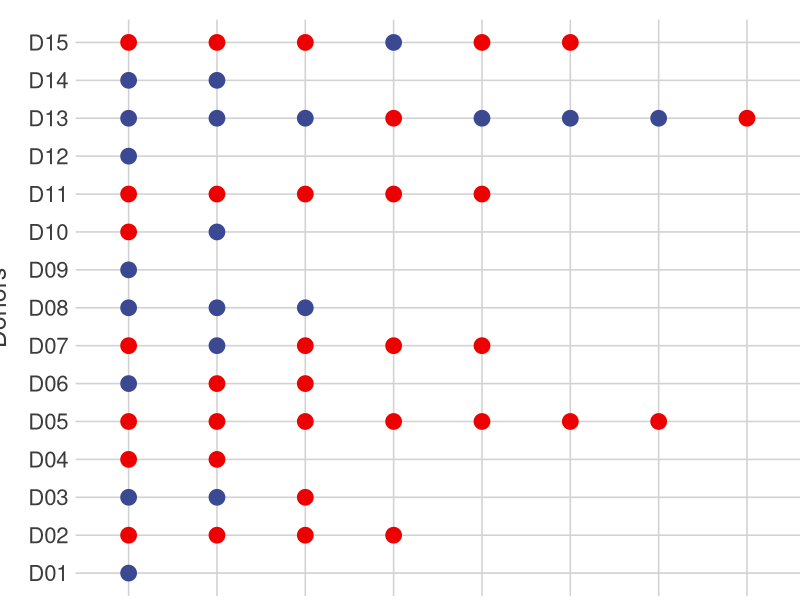
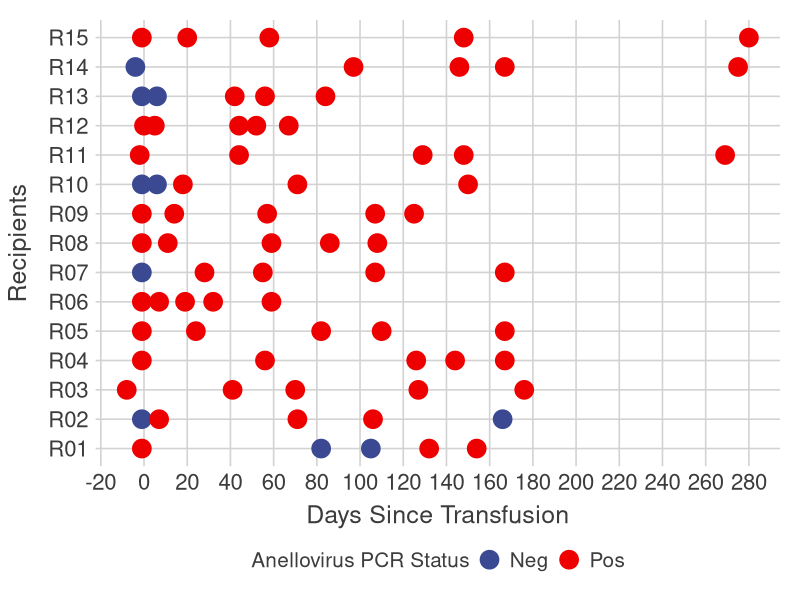

The R script that drew these images, in order: (Note: this script raises an error after producing the figures.)
## ---- chunk 1
knitr::opts_chunk$set(echo = TRUE)

library(dplyr)
library(ggplot2)
library(reshape2)
library(ggthemes)
library(ggsci)
library(RColorBrewer)
library(here)
library(stringr)
library(iterators)
library(magrittr)
library(cowplot)
library(viridis)
library(ggsci)
library(magrittr)
library(ggridges)
library(foreach)
## ---- chunk 2
timeline_metadata_df <- read.csv(here("data",
                                      "figure_1",
                                      "RingTx_transfusion1_metadata.csv"), header = TRUE)
timeline_metadata_df %<>% mutate(transfusion_set = gsub("^(R\\d{2})[T|D]\\d{2}.*", "\\1", RING_ID))
timeline_metadata_m <- timeline_metadata_df %>%
  filter(!(is.na(RING_ID))) %>% 
  distinct(RING_ID, day_of_draw, .keep_all = TRUE) %>%
  melt(id.vars = c("RING_ID", "transfusion_set"), measure.vars = c("day_of_draw")) %>%
  mutate(timepoint = case_when(grepl("D\\d{2}", RING_ID) ~ "donor",
                               TRUE ~ gsub("^R\\d{2}(T\\d{2})", "\\1", RING_ID)))

## Add some other metadata here some breakdowns about our patients (i.e. Sex or Age)
donor_recip_metadata_df <- read.csv(here("data",
                                         "figure_1",
                                         "RingTx_transfusion1_donor_recip_metadata.csv"), header = TRUE)
donor_recip_metadata_df %<>% mutate(category = case_when(grepl("R\\d{2}D\\d{2}", ID) ~ "donor",
                                                         TRUE ~ "recipient"))
donor_recip_metadata_df %<>% mutate(subject = gsub("^(R\\d{2})[T|D].*", "\\1", ID))
donor_recip_metadata_df %<>%   mutate(timepoint = case_when(grepl("D\\d{2}", ID) ~ "donor",
                               TRUE ~ gsub("^R\\d{2}(T\\d{2})", "\\1", ID)))

timeline_metadata_df %>% head()
donor_recip_metadata_df %>% head()
## ---- chunk 3

p1 <- donor_recip_metadata_df %>% 
  mutate(timepoint = gsub("^R\\d{2}([T|D]\\d{2}).*", "\\1", ID)) %>%
  filter(grepl("D\\d{2}", timepoint)) %>%
  mutate(subject = gsub("R(\\d{2})", "D\\1", subject)) %>%
  group_by(subject) %>%
  ggplot(aes(x = timepoint, y = subject, color = Anello.Status)) +
    geom_point(size = 5) +
    theme_fivethirtyeight() +
    ylab("Donors") + 
    scale_color_aaas(name = "Anellovirus PCR Status") +
    theme(plot.background = element_rect(fill = "white"),
          panel.background = element_rect(fill = "white"),
          strip.background.x = element_rect(fill = "white"),
          legend.background = element_rect(fill = "white"),
          legend.key = element_rect(fill = "white"),
          axis.text.x = element_blank(),
          axis.text.y = element_text(size = 16),
          axis.title.y = element_text(size = 18, vjust = 3),
          axis.title.x = element_blank(),
          legend.title = element_text(size = 15),
          legend.text = element_text(size = 15),
          legend.position = "none",
          plot.margin = unit(c(0.5, 0, 0, 0), "cm"))

p2 <- timeline_metadata_m %>%
  filter(timepoint != "donor") %>%
  left_join(donor_recip_metadata_df, by = c("RING_ID" = "ID")) %>%
  ggplot(aes(x = value, y = transfusion_set, color = Anello.Status)) +
    geom_point(size = 6) +
    xlab("Days Since Transfusion") +
    ylab("Recipients") +
    theme_fivethirtyeight() +
    scale_color_aaas(name = "Anellovirus PCR Status") +
    scale_x_continuous(breaks = seq(-20, 280, by = 20)) +
    theme(plot.background = element_rect(fill = "white"),
          panel.background = element_rect(fill = "white"),
          strip.background.x = element_rect(fill = "white"),
          legend.background = element_rect(fill = "white"),
          legend.key = element_rect(fill = "white"),
          axis.text.x = element_text(size = 16),
          axis.text.y = element_text(size = 16),
          axis.title = element_text(size = 18),
          axis.title.y = element_text(vjust = 3),
          axis.title.x = element_text(vjust = -0.08),
          legend.title = element_text(size = 15),
          legend.text = element_text(size = 15),
          legend.position = "bottom")

g1 <- ggarrange(p1, p2, common.legend = T, legend = "bottom", align = "hv", ncol = 2, widths = c(.2, .8))
ggsave(here("figures",
            "fig2a.pdf"), plot = g1, units = "mm", height = 160, width = 448, scale = 1)
g1
## ---- chunk 4
transfusion_1_contig_orf1_stats <- read.csv(here("data",
                                                 "figure_1",
                                                 "RingTx_transfusion1_contig_and_orf_stats.csv"), header = TRUE)
transfusion_1_contig_orf1_stats %<>% mutate(transf_set = gsub("^(R\\d{2})[T|D].*", "\\1", RING_ID))
transfusion_1_contig_orf1_stats %<>% mutate(subject = case_when(grepl("R\\d{2}D\\d{2}", RING_ID) ~ RING_ID,
                                                                TRUE ~ gsub("^(R\\d{2})[T|D].*", "\\1", RING_ID)))
transfusion_1_contig_orf1_stats %<>% mutate(time_point = case_when(grepl("R\\d{2}D\\d{2}", RING_ID) ~ gsub("R\\d{2}(D\\d{2})", "\\1", RING_ID),
                                                                   TRUE ~ gsub("R\\d{2}(T\\d{2})", "\\1", RING_ID)))
transfusion_1_contig_orf1_stats %<>% mutate(category = case_when(grepl("R\\d{2}D\\d{2}", RING_ID) ~ "donor",
                                                                 TRUE ~ "recipient"))

transfusion_1_contig_orf1_stats %>% head()
## ---- chunk 5

color_palette <- c("#3B4992", "#004512", "#E71E26", "#F59999",
                   "#F58020", "#CAB3D6", "#FDBF6F", "#B3D88B",
                   "#1979B5", "#B15B29", "#F9F49B", "#33A148",
                   "#6B3F98", "#A5CEE4")

recip_histo_p_low <- transfusion_1_contig_orf1_stats %>%
  filter(category == "recipient" & subject != "R01") %>%
  ggplot(aes(x = anello_orf1, y = subject, fill = subject, order = rev(time_point))) +
    geom_bar(stat = "identity", position = position_stack(reverse = TRUE)) +
    theme_fivethirtyeight() +
    scale_fill_manual(values = color_palette) +
    coord_cartesian(xlim = c(0,50)) +
    xlab("No. of Anello Strains") +
    ylab("Recipient") +
    theme(plot.background = element_rect(fill = "white"),
          panel.background = element_rect(fill = "white"),
          strip.background.x = element_rect(fill = "white"),
          legend.background = element_rect(fill = "white"),
          axis.text.x = element_text(size = 15),
          axis.text.y = element_text(size = 15),
          axis.title = element_text(size = 18, face = "bold"),
          axis.title.y = element_text(vjust = 1.5),
          axis.title.x = element_text(vjust = -0.05),
          strip.text = element_text(size = 15, face = "bold"),
          legend.position = "none",
          legend.direction = "vertical",
          legend.title = element_text(size = 15),
          legend.text= element_text(size = 13))

recip_histo_p_high <- transfusion_1_contig_orf1_stats %>%
  filter(category == "recipient" & subject != "R01") %>%
  ggplot(aes(x = anello_orf1, y = subject, fill = subject, order = rev(time_point))) +
  geom_bar(stat = "identity", position = position_stack(reverse = TRUE)) +
  theme_fivethirtyeight() +
  scale_fill_manual(values = color_palette) +
  coord_cartesian(xlim = c(130, 300)) +
  xlab("No. of Anello Strains") +
  ylab("Recipient") +
  theme(plot.background = element_rect(fill = "white"),
        panel.background = element_rect(fill = "white"),
        strip.background.x = element_rect(fill = "white"),
        legend.background = element_rect(fill = "white"),
        axis.text.x = element_text(size = 15),
        axis.text.y = element_blank(),
        axis.title = element_blank(),
        strip.text = element_text(size = 15, face = "bold"),
        legend.position = "none",
        legend.direction = "vertical",
        legend.title = element_text(size = 15),
        legend.text= element_text(size = 13),
        plot.margin = unit(c(0, 3, 0, -3), "mm"))

recip_orf_count_p <- ggarrange(recip_histo_p_low, recip_histo_p_high, align = "h", widths = c(.6, .4))

dcolor_palette <- c("#3B4992", "#E71E26", "#F59999",
                    "#F58020", "#CAB3D6",
                    "#1979B5", "#B15B29", "#33A148",
                    "#6B3F98", "#A5CEE4")

donor_histo_p_low <- transfusion_1_contig_orf1_stats %>%
  filter(category == "donor" & anello_orf1 > 0) %>%
  ggplot(aes(x = anello_orf1, y = subject, fill = transf_set)) +
  geom_bar(stat = "identity", position = position_stack(reverse = TRUE)) +
  theme_fivethirtyeight() +
  scale_fill_manual(name = "", values = dcolor_palette) +
  coord_cartesian(xlim = c(0,15)) +
  scale_x_continuous(breaks = seq(0, 15, by=5)) +
  xlab("No. of Anello Strains") +
  ylab("Donors") +
  theme(plot.background = element_rect(fill = "white"),
        panel.background = element_rect(fill = "white"),
        strip.background.x = element_rect(fill = "white"),
        legend.background = element_rect(fill = "white"),
        axis.text.x = element_text(size = 15),
        axis.text.y = element_text(size = 15),
        axis.title = element_blank(),
        axis.title.y = element_text(size = 15, face = "bold", vjust = 1.5),
        strip.text = element_text(size = 15, face = "bold"),
        legend.position = "none",
        legend.title = element_text(size = 15),
        legend.text= element_text(size = 13),
        plot.margin = unit(c(0, 0, 0, 3), "mm"))

donor_histo_p_high <- transfusion_1_contig_orf1_stats %>%
  filter(category == "donor" & anello_orf1 > 0) %>%
  ggplot(aes(x = anello_orf1, y = subject, fill = transf_set)) +
  geom_bar(stat = "identity", position = position_stack(reverse = TRUE)) +
  theme_fivethirtyeight() +
  scale_fill_manual(name = "", values = dcolor_palette) +
  coord_cartesian(xlim = c(30,110)) + 
  scale_x_continuous(breaks = seq(30,110, by=30)) +
  theme(plot.background = element_rect(fill = "white"),
        panel.background = element_rect(fill = "white"),
        strip.background.x = element_rect(fill = "white"),
        legend.background = element_rect(fill = "white"),
        axis.text.x = element_text(size = 15),
        axis.text.y = element_blank(),
        axis.title = element_blank(),
        strip.text = element_text(size = 15, face = "bold"),
        legend.position = "none",
        legend.title = element_text(size = 15),
        legend.text= element_text(size = 13),
        plot.margin = unit(c(6, 0, 12.5, 3), "mm"))

donor_orf_count_p <- ggarrange(donor_histo_p_low, donor_histo_p_high, align = "h", widths = c(.7, .3))

g2 <- ggarrange(donor_orf_conunt_p, recip_orf_count_p, align = "h", widths = c(.3, .7))

ggsave(here("figures",
            "fig2b.pdf"), plot = g2, units = "mm", height = 172, width = 441, device = cairo_pdf, scale = 1)
g2
